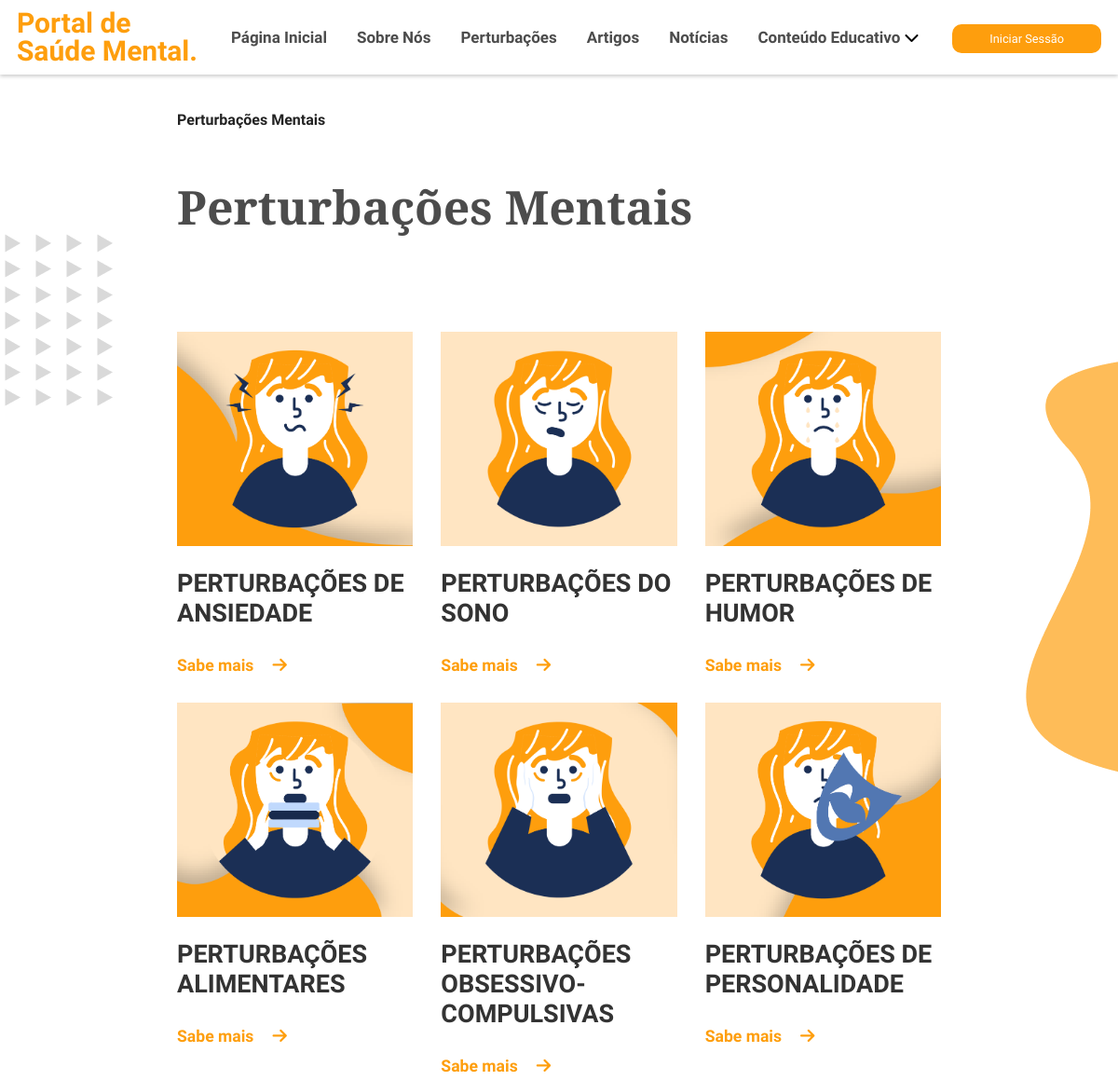
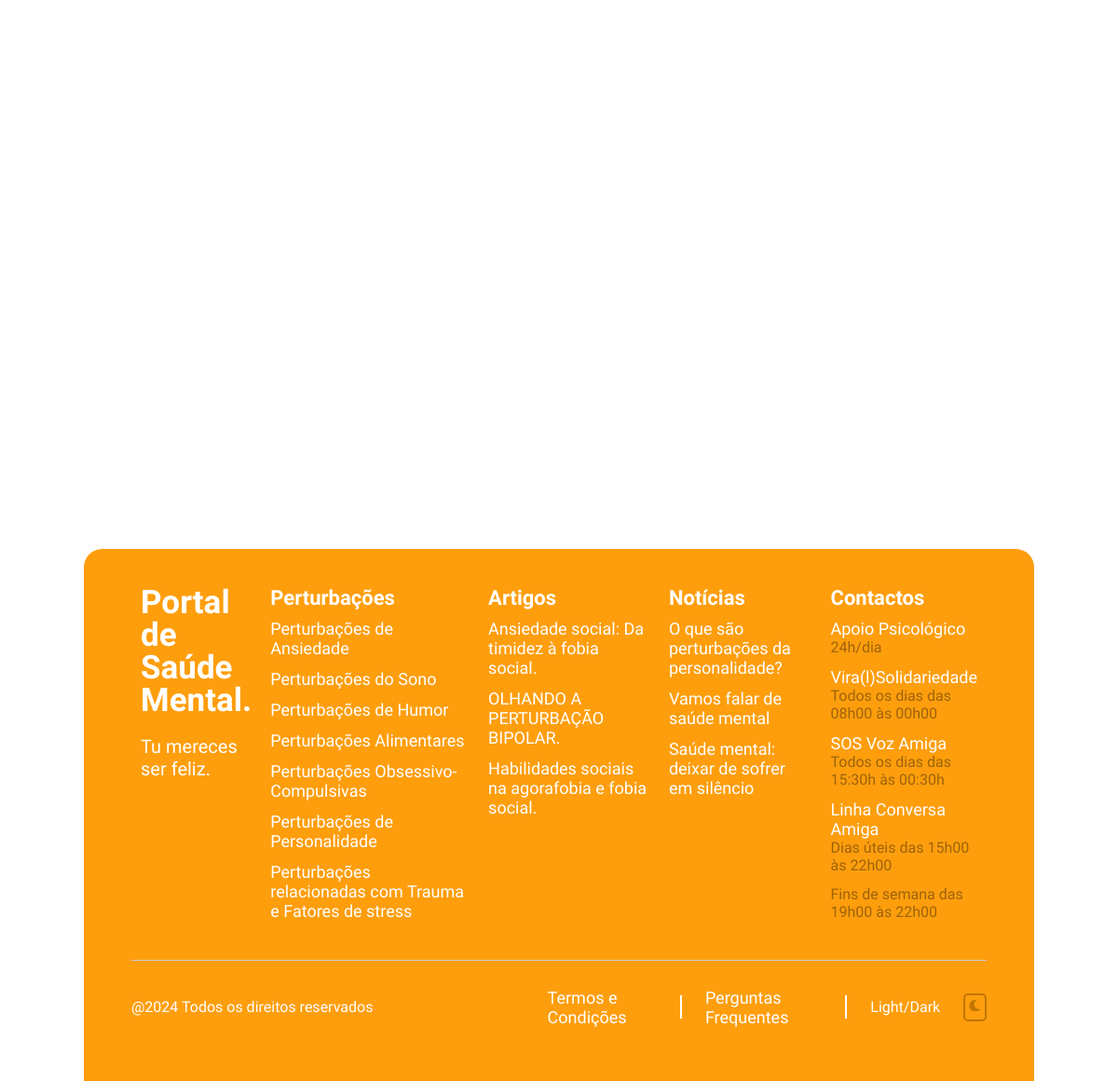
The page /perturbacoes/index.php on the database its author committed (2 pictures, top to bottom).
### tables this page shows
CREATE TABLE `perturbacoes` (
  `perturbacoes_id` int(11) NOT NULL,
  `nome` varchar(255) NOT NULL,
  `texto` mediumtext NOT NULL,
  `img_perturbacao` mediumtext DEFAULT NULL,
  `img_perturbacao_circ` mediumtext DEFAULT NULL,
  `banner_perturbacao` mediumtext NOT NULL,
  `fonte` varchar(1000) NOT NULL
);

CREATE TABLE `artigos` (
  `artigo_id` int(11) NOT NULL,
  `juncao_perturbacoes_id` int(11) DEFAULT NULL,
  `titulo` varchar(1000) NOT NULL,
  `data_publicacao` mediumtext NOT NULL,
  `autor` mediumtext NOT NULL,
  `img_artigo` mediumtext NOT NULL,
  `fonte` varchar(1000) NOT NULL
);

CREATE TABLE `noticias` (
  `noticias_id` int(11) NOT NULL,
  `titulo` varchar(1000) NOT NULL,
  `data_publicacao` date NOT NULL,
  `autor` varchar(1000) NOT NULL,
  `img_noticia` mediumtext NOT NULL,
  `conteudo_texto` varchar(1000) NOT NULL,
  `fonte` varchar(1000) NOT NULL
);

### perturbacoes/index.php (the view, shortened to what this page needs)
<?php
include '../includes/header.php';
require_once ("../conn/conn.php");
?>
<body>
    <header>
        <div class="navbar">
            <div class="logo">Portal de <br> Saúde Mental.</div>
            <ul class="links">
                <li><a href="../paginainicial">Página Inicial</a></li>
                <li><a href="../sobre-nos">Sobre Nós</a></li>
                <li><a href="">Perturbações</a></li>
                <li><a href="../artigos">Artigos</a></li>
                <li><a href="../noticias">Notícias</a></li>
                <li><a href="../conteudo-educativo">Conteúdo Educativo</a>
                    <i class="fas fa-chevron-down"></i>
                </li>
            </ul>
            <?php if (!empty($_SESSION['id_utilizador'])): ?>
                <li class="dropdown-container">
                    <div class="profile-dropdown">
                        <img class="img-profile rounded-circle" src="../areacliente/registo/imgs/<?php if (!empty($row["img_perfil"])) {
                            echo $row["img_perfil"];
                        } else {
                            echo "teste.jpeg";
                        } ?>" alt="Imagem de Perfil">
                        <i class="fas fa-chevron-down" style="margin-right: 20px;"></i>
                        <ul class="dropdown-p">
                            <li><a href="../perfil/">Perfil</a></li>
                            <!--<li><a href="#">Termos e Condições</a></li>
                            <li><a href="#">Definições</a></li>-->
                        </ul>
                    </div>
                    <a class="btn" onclick="logout()">Terminar Sessão</a>
                </li>
            <?php else: ?>
                <li><a class="btn" href="../areacliente/login/">Iniciar Sessão</a></li>
            <?php endif ?>
        </div>
    </header>
    <ol role="list">
        <li class="list">
            <div class="items-current">
                <span class="text-sm" aria-current=page>
                    Perturbações Mentais
                </span>
            </div>
        </li>
    </ol>
    <div class="background1">
        <img src="imgs/imgs-backgrounds/background1.png" alt="banner background" />
    </div>
    <div class="background2">
        <img src="imgs/imgs-backgrounds/background2.png" alt="banner background" />
    </div>
    <div class="heading">
        <h1>
            Perturbações Mentais
        </h1>
    </div>
    <section class="perturbacoes" id="perturbacoes">
        <div class="perturbacoes-banner-container">
        </div>
        <?php
        $query = "SELECT nome, img_perturbacao FROM perturbacoes";
        $result = mysqli_query($conn, $query);
        if ($result && mysqli_num_rows($result) > 0) {
            ?>
            <div class="card-container">
                <?php
                while ($row = mysqli_fetch_assoc($result)) {
                    ?>
                    <div class="card">
                        <?php
                        $nome_codificado = urlencode($row["nome"]);
                        ?>
                        <a href="grupo-perturbacoes/?nome=<?php echo $nome_codificado; ?>">
                            <img src="../admin/inserir/imgs/perturbacoes/<?php if (!empty($row["img_perturbacao"])) {
                                echo $row["img_perturbacao"];
                            } else {
                                echo "teste.jpeg";
                            } ?>" alt="Quizz">
                        </a>
                        <h1>
                            <?php echo $row["nome"] ?>
                        </h1>
                        <a href="grupo-perturbacoes/?nome=<?php echo $nome_codificado; ?>" class="first-button">
                            Sabe mais<i class="fas fa-arrow-right"></i>
                        </a>
                    </div>
                    <?php
                }
                ?>
            </div>
            <?php
        } else {
            echo '<div style="margin: 100px 100px 30px 100px; font-size: 20px;">Nenhuma perturbação encontrada.</div>';
        }
        ?>
    </section>
    <footer>
        <div class="footer-row">
            <div class="footer-col">
                <h1>Portal de <br> Saúde Mental.</h1>
                <p>Tu mereces ser feliz.</p>
            </div>
            <?php
            $query = "SELECT nome, img_perturbacao FROM perturbacoes";
            $result = mysqli_query($conn, $query);
            if ($result && mysqli_num_rows($result) > 0) {
                ?>
                <div class="footer-col">
                    <h3>Perturbações</h3>
                    <?php
                    while ($row = mysqli_fetch_assoc($result)) {
                        ?>
                        <ul>
                            <?php
                            $nome_codificado = urlencode($row["nome"]);
                            ?>
                            <li><a
                                    href="../perturbacoes/grupo-perturbacoes/?nome=<?php echo $nome_codificado; ?>"><?php echo $row["nome"] ?></a>
                            </li>
                        </ul>
                        <?php
                    }
                    ?>
                </div>
                <?php
            }
            ?>
            <?php
            $query = "SELECT titulo FROM artigos LIMIT 3";
            $result = mysqli_query($conn, $query);
            if ($result && mysqli_num_rows($result) > 0) {
                ?>
                <div class="footer-col">
                    <h3>Artigos</h3>
                    <?php
                    while ($row = mysqli_fetch_assoc($result)) {
                        ?>
                        <ul>
                            <?php
                            $titulo_codificado = urlencode($row["titulo"]);
                            ?>
                            <li><a
                                    href="../artigos/artigo/?titulo=<?php echo $titulo_codificado; ?>"><?php echo $row["titulo"] ?></a>
                            </li>
                        </ul>
                        <?php
                    }
                    ?>
                </div>
                <?php
            }
            ?>
            <?php
            $query = "SELECT titulo FROM noticias LIMIT 3";
            $result = mysqli_query($conn, $query);
            if ($result && mysqli_num_rows($result) > 0) {
                ?>
                <div class="footer-col">
                    <h3>Notícias</h3>
                    <?php
                    while ($row = mysqli_fetch_assoc($result)) {
                        ?>
                        <ul>
                            <?php
                            $titulo_codificado = urlencode($row["titulo"]);
                            ?>
                            <li><a
                                    href="../noticias/noticia/?titulo=<?php echo $titulo_codificado; ?>"><?php echo $row["titulo"] ?></a>
                            </li>
                        </ul>
                        <?php
                    }
                    ?>
                </div>
                <?php
            }
            ?>
            <div class="footer-col">
                <h3>Contactos</h3>
                <ul>
                    <li><a href="https://www.sns24.gov.pt/servico/aconselhamento-psicologico-no-sns-24/#" target="_blank">Apoio Psicológico</a>
                        <ul>
                            <li>24h/dia</li>
                        </ul>
                    </li>
                </ul>
                <ul>
                    <li><a href="https://www.instagram.com/p/CK665-vMKhw/" target="_blank">Vira(l)Solidariedade</a>
                        <ul>
                            <li>Todos os dias das 08h00 às 00h00</li>
                        </ul>
                    </li>
                </ul>
                <ul>
                    <li><a href="https://www.sosvozamiga.org/pt/contactos/" target="_blank">SOS Voz Amiga</a>
                        <ul>
                            <li>Todos os dias das 15:30h às 00:30h</li>
                        </ul>
                    </li>
                </ul>
                <ul>
                    <li><a href="https://eportugal.gov.pt/servicos/pedir-apoio-psicologico-e-emocional-atraves-da-linha-conversa-amiga-" target="_blank">Linha Conversa Amiga</a>
                        <ul>
                            <li>Dias úteis das 15h00 às 22h00</li>
                            <li>Fins de semana das 19h00 às 22h00</li>
                        </ul>
                    </li>
                </ul>
            </div>
        </div>
        <hr>
        <div class="footer-links">
            <p class="copyright">@2024 Todos os direitos reservados</p>
            <div class="footer-links-2">
                <a href="../termos-e-condicoes">Termos e Condições</a>
                <div class="vertical-hr"></div>
                <a href="../perguntas-frequentes">Perguntas Frequentes</a>
                <div class="vertical-hr"></div>
                Light/Dark<button id="dark-mode-toggle" class="dark-mode-toggle">
                    </button>
            </div>
        </div>
    </footer>
</body>
</html>

### rows shown on the page
perturbacoes: img_perturbacao (picture), nome "PERTURBAÇÕES DE ANSIEDADE", nome "Perturbações de Ansiedade"
perturbacoes: img_perturbacao (picture), nome "PERTURBAÇÕES DO SONO", nome "Perturbações do Sono"
perturbacoes: img_perturbacao (picture), nome "PERTURBAÇÕES DE HUMOR", nome "Perturbações de Humor"
perturbacoes: img_perturbacao (picture), nome "PERTURBAÇÕES ALIMENTARES", nome "Perturbações Alimentares"
perturbacoes: img_perturbacao (picture), nome "PERTURBAÇÕES OBSESSIVO-COMPULSIVAS", nome "Perturbações Obsessivo-Compulsivas"
perturbacoes: img_perturbacao (picture), nome "PERTURBAÇÕES DE PERSONALIDADE", nome "Perturbações de Personalidade"
perturbacoes: nome "Perturbações relacionadas com Trauma e Fatores de stress"
artigos: titulo "Ansiedade social: Da timidez à fobia social."
artigos: titulo "OLHANDO A PERTURBAÇÃO BIPOLAR."
artigos: titulo "Habilidades sociais na agorafobia e fobia social."
noticias: titulo "O que são perturbações da personalidade?"
noticias: titulo "Vamos falar de saúde mental"
noticias: titulo "Saúde mental: deixar de sofrer em silêncio"
